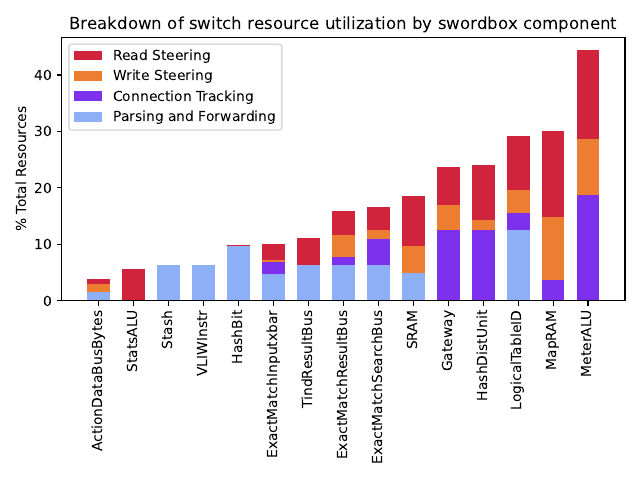

The Python source for this figure:
import pandas as pd
import matplotlib.pyplot as plt
import numpy as np
import csv
from common import *


inputfilename='switch_resources.csv'
# df = pd.read_csv('switch_resources.csv')
# df.set_index('SRAM').plot()

# plt.show()
import csv

with open(inputfilename, newline='') as infh:
    reader = csv.reader(infh)
    i=0
    headers=[]
    labels=[]
    values=[]
    for row in reader:
        if i==0:
            headers=row[1:]
        else:
            labels.append(row[0])
            x=np.array(row[1:])
            x=x.astype(np.float)
            values.append(x.tolist())
        i=i+1

    print(headers)
    print(labels[0])
    print(values[0])

#remove unwanted fields
rm_field_list=["TCAM","8-bitActionSlots","16-bitActionSlots","32-bitActionSlots","TernaryMatchInputxbar"]
for val in rm_field_list:
    rm_index=headers.index(val)
    headers.pop(rm_index)
    for v in values:
        v.pop(rm_index)



#sort lists based on resource utilization

#get_max_list
maxes=[]
for i in range(len(values[0])):
    vlist=[]
    for j in range(len(labels)):
        vlist.append(values[j][i])
    print(vlist)
    maxes.append(max(vlist))

print(maxes)
print("done with maxes")



_, headers = zip(*sorted(zip(maxes,headers)))
for i in range(len(values)):
    print(values[i])
    _ , values[i] = zip(*sorted(zip(maxes,values[i])))
    print(values[i])



fig, ax = plt.subplots()
width = 0.65       # the width of the bars: can also be len(x) sequence

colors=[default_clover_color,connection_color, write_steering_color,read_write_steering_color]

for i in range(len(labels)-1, -1, -1):
    ax.bar(headers, values[i], width, label=labels[i],color=colors[i])


ax.set_xticklabels(headers,rotation=90)
#ax.set_xlabel("Resources")
ax.set_ylabel("% Total Resources")
ax.set_title("Breakdown of switch resource utilization by swordbox component")
plt.legend()
plt.tight_layout()
plt.savefig("switch_resources.pdf")
plt.savefig("switch_resources.png")